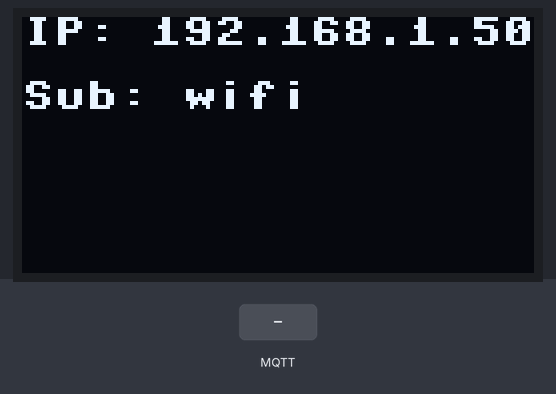
A program run on a simulated ESP8266 board running MicroPython. On the bench: 128×64 one-colour display. The test bench sets the inputs (shaded band). WiFi joins after 1.5 s; no MQTT or app messages arrive unless stated; what the program prints to the serial console is not drawn.

Above: at 2.9 s.
3.0 s: MQTT message "1" arrives on the first subscribed topic
At 3.3 s:
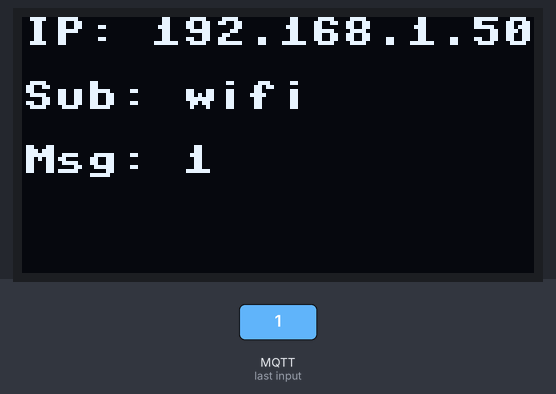
4.5 s: MQTT message "on" arrives on the first subscribed topic
At 5.6 s:
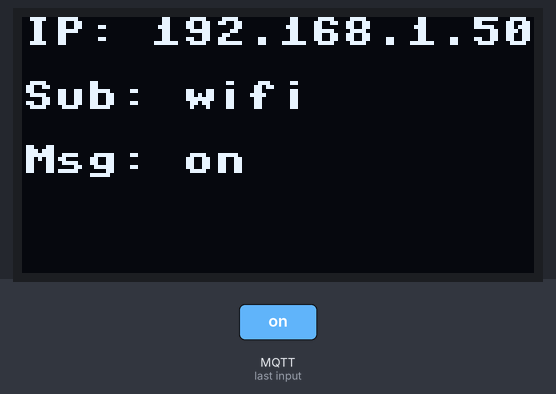
6.1 s: MQTT message "off" arrives on the first subscribed topic
At 6.6 s:
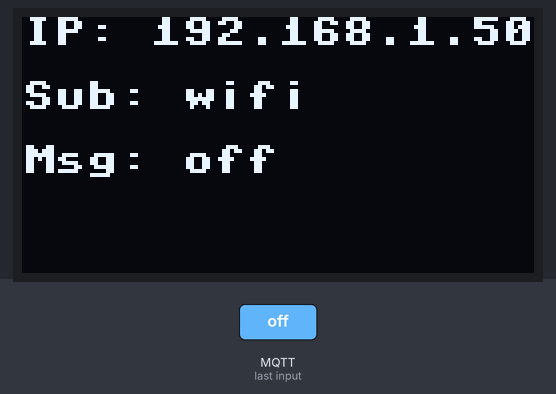
Timing chart, 0 to 9.1 s (numbered marks = the images above; inputs shaded):
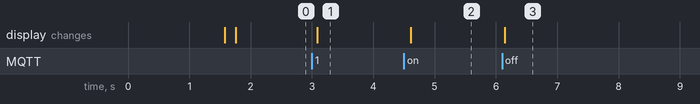

Measured:
- after the input at 3.0 s, the display: changes after 0.08 s (image 1)
- after the input at 4.5 s, the display: changes after 0.11 s (image 2)
- after the input at 6.1 s, the display: changes at once (image 3)

The program:

main.py
```python
from machine import Pin, I2C
import ssd1306
import time
from umqtt.simple import MQTTClient
import mcu

# OLED 初始化 (I2C SCL=5, SDA=4, 128x64)
i2c = I2C(scl=Pin(5), sda=Pin(4))
oled = ssd1306.SSD1306_I2C(128, 64, i2c)

# WiFi 連線
wi = mcu.wifi("Daneil", "A1234567890")  # 設定WIFI模組
oled.fill(0)
oled.text("Connecting WiFi...", 0, 0)
oled.show()
wi.setup(ap_active=False, sta_active=True)
if wi.connect():
    ip = wi.ip
    oled.fill(0)
    oled.text(f"IP: {ip}", 0, 0)
    oled.show()
else:
    oled.fill(0)
    oled.text("WiFi Fail", 0, 0)
    oled.show()
    while True:
        pass

# MQTT 設定
sub_topic = "wifi"


def on_message(topic, msg):
    topic = topic.decode("utf-8")
    msg = msg.decode("utf-8")
    oled.fill(0)
    oled.text(f"IP: {ip}", 0, 0)
    oled.text(f"Sub: {topic}", 0, 16)
    oled.text(f"Msg: {msg}", 0, 32)
    oled.show()
    print(f"topic:{topic}, msg:{msg}")


mqttClient = MQTTClient(
    "client1",
    "mqtt.singularinnovation-ai.com",
    user="singular",
    password="Singular#1234",
    keepalive=30,
)
mqttClient.set_callback(on_message)
mqttClient.connect()
mqttClient.subscribe(sub_topic)
oled.text(f"Sub: {sub_topic}", 0, 16)
oled.show()

# 主迴圈
while True:
    mqttClient.check_msg()
    time.sleep(0.1)
```

mcu.py
```python
import network


class gpio:
    def __init__(self):
        self._D0 = 16
        self._D1 = 5
        self._D2 = 4
        self._D3 = 0
        self._D4 = 2
        self._D5 = 14
        self._D6 = 12
        self._D7 = 13
        self._D8 = 15
        self._SDD3 = 10
        self._SDD2 = 9

    @property
    def D0(self):
        return self._D0

    @property
    def D1(self):
        return self._D1

    @property
    def D2(self):
        return self._D2

    @property
    def D3(self):
        return self._D3

    @property
    def D4(self):
        return self._D4

    @property
    def D5(self):
        return self._D5

    @property
    def D6(self):
        return self._D6

    @property
    def D7(self):
        return self._D7

    @property
    def D8(self):
        return self._D8

    @property
    def SDD3(self):
        return self._SDD3

    @property
    def SDD2(self):
        return self._SDD2


class wifi:
    def __init__(self, ssid=None, password=None):
        self.sta = network.WLAN(network.STA_IF)
        self.ap = network.WLAN(network.AP_IF)
        self.ssid = ssid
        self.password = password
        self.ap_active = False
        self.sta_active = False
        self.ip = None

    def setup(self, ap_active=False, sta_active=False):
        """設定WIFI模組
        ap_active: AP模式是否啟用
        sta_active: STA模式是否啟用
        使用方法:
        wi.setup(ap_active=True|False,sta_active=True|False)
        """
        self.ap_active = ap_active
        self.sta_active = sta_active
        self.ap.active(ap_active)
        self.sta.active(sta_active)

    def scan(self):
        """
        搜尋WIFI
        返回:WIFI列表

        使用方法:
        wi.scan()
        """
        if self.sta_active:
            wifi_list = self.sta.scan()
            print("Scan result:")
            for i in range(len(wifi_list)):
                print(wifi_list[i][0])
        else:
            print("STA模式未啟用")

    def connect(self, ssid=None, password=None) -> bool:
        ssid = ssid if ssid is not None else self.ssid
        password = password if password is not None else self.password
        if not self.sta_active:
            print("STA模式未啟用")
            return False
        if ssid is None or password is None:
            print("WIFI 名稱或密碼未設定")
            return False
        if self.sta_active:
            self.sta.connect(ssid, password)
            while not (self.sta.isconnected()):
                # print(f"連線中...")
                pass
            self.ip = self.sta.ifconfig()[0]
            print("connet successfully ", self.sta.ifconfig())
            return True
```
